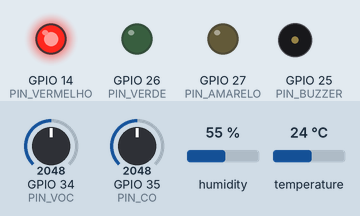
Simulated run of this sketch. Board: ESP32. Shown: output pins drawn as LEDs (lit = HIGH), buzzer (waves = sounding). Inputs (shaded band) come from the test bench; at power-on: GPIO 34 (PIN_VOC) = 2048, GPIO 35 (PIN_CO) = 2048, humidity 55 %, temperature 24 °C. WiFi joins after 1.5 s; servers stay silent unless stated; uploads are accepted with an empty reply; what the sketch prints to the serial monitor is not drawn.

Above: at 3.8 s.
3.9 s: GPIO 34 (PIN_VOC) set to 1725
At 6.7 s:
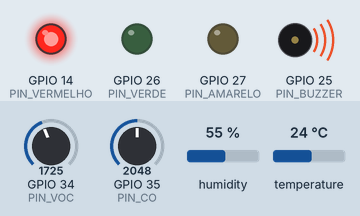
8.0 s: GPIO 34 (PIN_VOC) set to 1595
At 10.4 s:
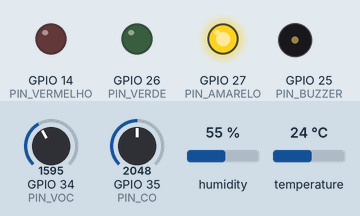
16.0 s: GPIO 34 (PIN_VOC) set to 1040
20.3 s: GPIO 34 (PIN_VOC) set to 936
At 23.6 s:
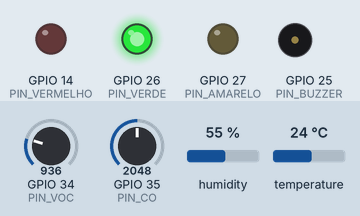
Timing chart, 0 to 25.1 s (numbered marks = the images above; inputs shaded):
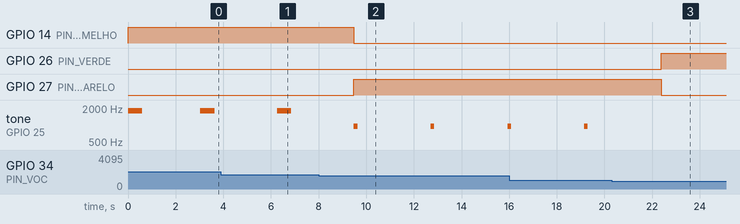

Measured:
- the behaviour switches between 1665 and 1664 on GPIO 34 (PIN_VOC) (found by bisection; images 1 and 2)
- the behaviour switches between 986 and 985 on GPIO 34 (PIN_VOC) (found by bisection; images 2 and 3)
- after the input at 8.0 s, GPIO 14 (PIN_VERMELHO): HIGH → LOW after 1.5 s; GPIO 27 (PIN_AMARELO): LOW → HIGH after 1.5 s
- after the input at 20.3 s, GPIO 26 (PIN_VERDE): LOW → HIGH after 2.1 s; GPIO 27 (PIN_AMARELO): HIGH → LOW after 2.1 s; tone on GPIO 25 (PIN_BUZZER): stops changing and stays silent
- by itself, tone on GPIO 25 (PIN_BUZZER): alternates 950 Hz for 0.15 s and silent for 3.1 s

The sketch:

sketch.ino
```cpp
/*
 * RespiraCidadao - sensor comunitario ESP32
 *
 * Sensores:
 *   GPIO 34  potenciometro no lugar do MQ-135 (gases/fumaca, indice 380..2250)
 *   GPIO 35  potenciometro no lugar do MQ-7   (monoxido de carbono, indice 640..2100)
 *   GPIO 15  DHT22 (temperatura e umidade)
 * Atuadores:
 *   GPIO 26/27/14  LED verde / amarelo / vermelho
 *   GPIO 25        buzzer
 *
 * Os indices usam a mesma escala dos sensores da base UCI Air Quality
 * (PT08.S2 e PT08.S1), entao o modelo da API le o mesmo numero que o ESP32 mede.
 */

#include <WiFi.h>
#include <HTTPClient.h>
#include "DHT.h"

#define PIN_VOC      34
#define PIN_CO       35
#define PIN_DHT      15
#define PIN_VERDE    26
#define PIN_AMARELO  27
#define PIN_VERMELHO 14
#define PIN_BUZZER   25

// Limiares tirados da base real (mesmos da API e da Lambda)
const float VOC_ATENCAO = 830.0, VOC_CRITICO = 1140.0;   // fumaca e gases
const float CO_ATENCAO = 1010.0, CO_CRITICO = 1280.0;    // monoxido

const char* WIFI_SSID = "Wokwi-GUEST";
const char* WIFI_PASS = "";
// Troque pela Function URL da Lambda ou pelo endereco publico da API
const char* API_URL = "http://host.wokwi.internal:8000/ocorrencias";

const char* DISPOSITIVO_ID = "esp32-centro-01";
const float LATITUDE = -23.5505;
const float LONGITUDE = -46.6333;

DHT dht(PIN_DHT, DHT22);

float lerIndice(int pino, float minimo, float maximo) {
  return minimo + (analogRead(pino) / 4095.0) * (maximo - minimo);
}

// Classifica uma medida pelos seus dois limiares
String classificar(float valor, float atencao, float critico) {
  if (valor >= critico) return "critico";
  if (valor >= atencao) return "atencao";
  return "normal";
}

// Ar seco (abaixo de 30%) segura a fumaca perto do chao: so vira atencao, nunca critico
String classificarUmidade(float umid) {
  return umid < 30.0 ? "atencao" : "normal";
}

void alertar(const String& status) {
  digitalWrite(PIN_VERDE, status == "normal");
  digitalWrite(PIN_AMARELO, status == "atencao");
  digitalWrite(PIN_VERMELHO, status == "critico");
  if (status == "critico") tone(PIN_BUZZER, 1800, 600);
  else if (status == "atencao") tone(PIN_BUZZER, 950, 150);
  else noTone(PIN_BUZZER);
}

String montarJson(float gasVoc, float gasCo, float temp, float umid) {
  String j = "{";
  j += "\"dispositivo_id\":\"" + String(DISPOSITIVO_ID) + "\",";
  j += "\"tipo\":\"esp32\",";
  j += "\"latitude\":" + String(LATITUDE, 4) + ",";
  j += "\"longitude\":" + String(LONGITUDE, 4) + ",";
  j += "\"metrica\":\"gas_voc\",";
  j += "\"valor\":" + String(gasVoc, 1) + ",";
  j += "\"gas_co\":" + String(gasCo, 1) + ",";
  j += "\"temperatura_c\":" + String(temp, 1) + ",";
  j += "\"umidade_pct\":" + String(umid, 1);
  j += "}";
  return j;
}

void enviar(const String& json) {
  if (WiFi.status() != WL_CONNECTED) {
    // Sem rede a luz e o buzzer seguem funcionando; o ESP32 reconecta sozinho
    Serial.println("SEM REDE: alerta local ativo, leitura nao enviada");
    return;
  }
  HTTPClient http;
  http.begin(API_URL);
  http.addHeader("Content-Type", "application/json");
  int code = http.POST(json);
  Serial.println("HTTP " + String(code));
  http.end();
}

void setup() {
  Serial.begin(115200);
  pinMode(PIN_VERDE, OUTPUT);
  pinMode(PIN_AMARELO, OUTPUT);
  pinMode(PIN_VERMELHO, OUTPUT);
  pinMode(PIN_BUZZER, OUTPUT);
  dht.begin();
  WiFi.begin(WIFI_SSID, WIFI_PASS);  // nao bloqueia: o alerta local funciona sem rede
}

void loop() {
  float gasVoc = lerIndice(PIN_VOC, 380.0, 2250.0);
  float gasCo = lerIndice(PIN_CO, 640.0, 2100.0);
  float temp = dht.readTemperature();
  float umid = dht.readHumidity();
  if (isnan(temp)) temp = 25.0;
  if (isnan(umid)) umid = 50.0;

  // A luz segue a medida de fumaca e gases (regra validada na base real: 84 de cada 100 horas).
  // As outras medidas tem status proprio no monitor serial e seguem para a central.
  String status = classificar(gasVoc, VOC_ATENCAO, VOC_CRITICO);
  String statusCo = classificar(gasCo, CO_ATENCAO, CO_CRITICO);
  String statusUmid = classificarUmidade(umid);
  alertar(status);

  String json = montarJson(gasVoc, gasCo, temp, umid);
  Serial.println("STATUS " + status);
  Serial.println("SENSORES gases=" + status + " monoxido=" + statusCo + " umidade=" + statusUmid +
                 " temperatura=" + String(temp, 1) + "C");
  Serial.println("JSON " + json);
  enviar(json);

  delay(3000);
}
```
